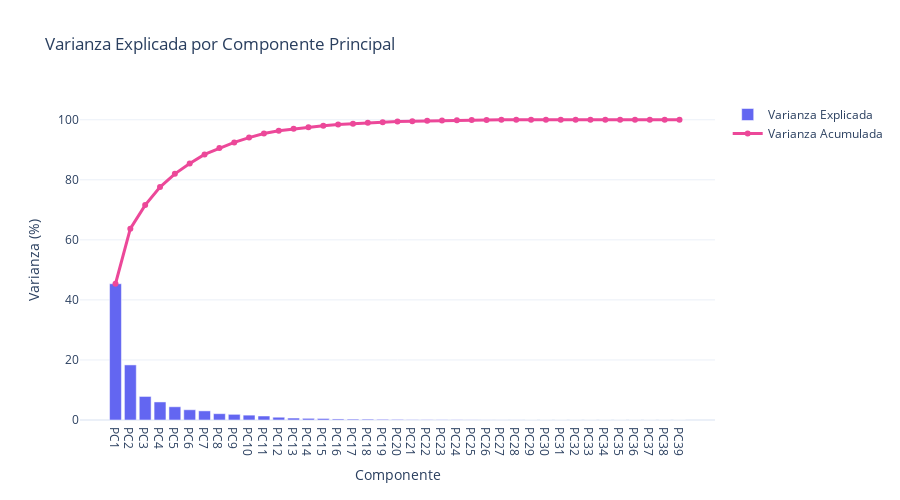

Source (notebook cell):
### Code cell
# Gráfico de varianza explicada por componente
fig = go.Figure()
fig.add_trace(go.Bar(x=[f'PC{i+1}' for i in range(len(pca.explained_variance_ratio_))], 
                     y=pca.explained_variance_ratio_ * 100,
                     name='Varianza Explicada', marker_color='#6366f1'))
fig.add_trace(go.Scatter(x=[f'PC{i+1}' for i in range(len(pca.explained_variance_ratio_))], 
                         y=np.cumsum(pca.explained_variance_ratio_) * 100,
                         name='Varianza Acumulada', mode='lines+markers', 
                         marker_color='#ec4899', line=dict(width=3)))
fig.update_layout(title='Varianza Explicada por Componente Principal',
                 xaxis_title='Componente', yaxis_title='Varianza (%)',
                 template='plotly_white', height=500)
fig.show()

### Figure 1 — Plotly figure (JSON) as saved in the notebook; plotly's stock layout.template omitted (floating-point values rounded to 4 significant figures)
{"data": [{"marker": {"color": "#6366f1"}, "name": "Varianza Explicada", "type": "bar", "x": ["PC1", "PC2", "PC3", "PC4", "PC5", "PC6", "PC7", "PC8", "PC9", "PC10", "PC11", "PC12", "PC13", "PC14", "PC15", "PC16", "PC17", "PC18", "PC19", "PC20", "PC21", "PC22", "PC23", "PC24", "PC25", "PC26", "PC27", "PC28", "PC29", "PC30", "PC31", "PC32", "PC33", "PC34", "PC35", "PC36", "PC37", "PC38", "PC39"], "y": [45.38, 18.35, 7.844, 6.013, 4.408, 3.414, 3.041, 2.105, 1.888, 1.617, 1.337, 0.9213, 0.6492, 0.5556, 0.51, 0.3462, 0.2987, 0.2844, 0.2368, 0.2057, 0.1303, 0.1235, 0.1065, 0.09104, 0.05727, 0.03275, 0.02535, 0.02301, 0.005241, 0.0009113, 0.0002812, 0.0001107, 8.648e-05, 3.995e-05, 2.147e-05, 1.337e-05, 2.161e-31, 2.161e-31, 2.161e-31]}, {"line": {"width": 3}, "marker": {"color": "#ec4899"}, "mode": "lines+markers", "name": "Varianza Acumulada", "type": "scatter", "x": ["PC1", "PC2", "PC3", "PC4", "PC5", "PC6", "PC7", "PC8", "PC9", "PC10", "PC11", "PC12", "PC13", "PC14", "PC15", "PC16", "PC17", "PC18", "PC19", "PC20", "PC21", "PC22", "PC23", "PC24", "PC25", "PC26", "PC27", "PC28", "PC29", "PC30", "PC31", "PC32", "PC33", "PC34", "PC35", "PC36", "PC37", "PC38", "PC39"], "y": [45.38, 63.73, 71.57, 77.59, 81.99, 85.41, 88.45, 90.55, 92.44, 94.06, 95.4, 96.32, 96.97, 97.52, 98.03, 98.38, 98.68, 98.96, 99.2, 99.4, 99.53, 99.66, 99.76, 99.85, 99.91, 99.94, 99.97, 99.99, 100.0, 100.0, 100.0, 100.0, 100.0, 100.0, 100.0, 100.0, 100.0, 100.0, 100.0]}], "layout": {"height": 500, "title": {"text": "Varianza Explicada por Componente Principal"}, "xaxis": {"title": {"text": "Componente"}}, "yaxis": {"title": {"text": "Varianza (%)"}}}}
